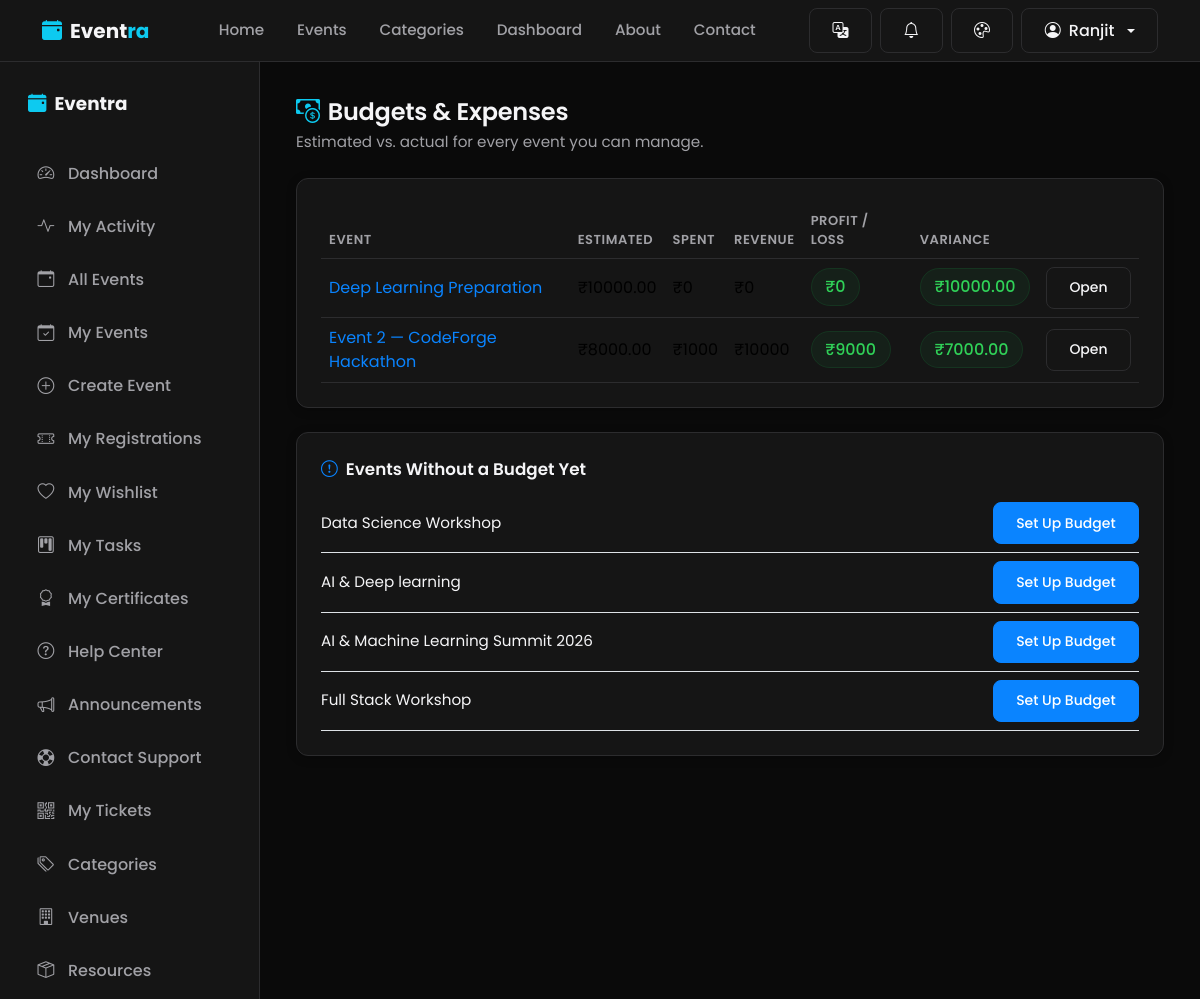
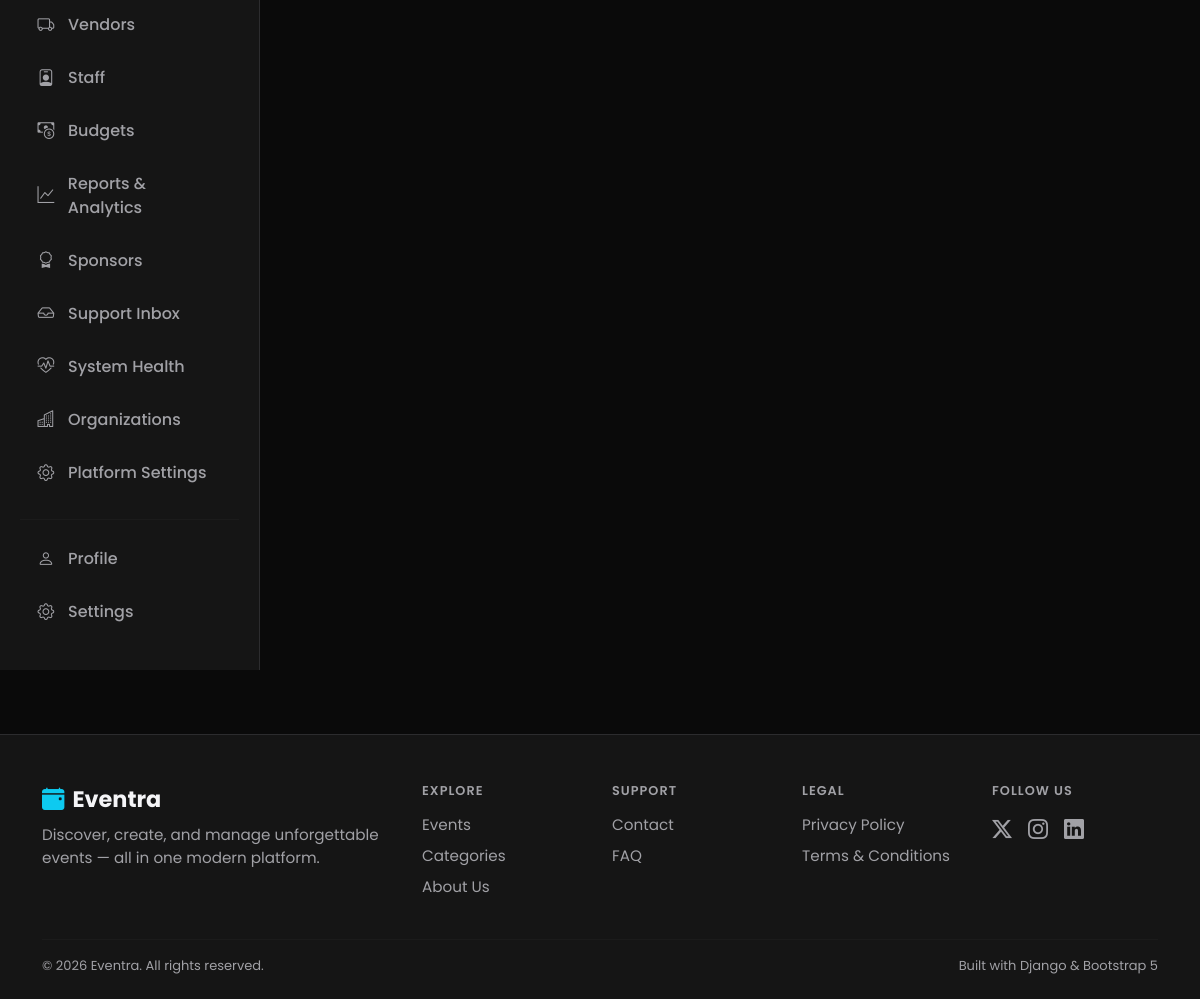
The page /budget/ (signed in) on the database its author committed (2 pictures, top to bottom).
### users/models.py (models this page shows, shortened)
class User(AbstractUser):
    SUPER_ADMIN = 'super_admin'
    ORGANIZER = 'organizer'
    STAFF = 'staff'
    VENDOR = 'vendor'
    VOLUNTEER = 'volunteer'
    PARTICIPANT = 'participant'
    ROLE_CHOICES = (
        (SUPER_ADMIN, 'Super Admin'),
        (ORGANIZER, 'Organizer'),
        (STAFF, 'Staff'),
        (VENDOR, 'Vendor'),
        (VOLUNTEER, 'Volunteer'),
        (PARTICIPANT, 'Participant'),
    )
    SELF_SERVICE_ROLES = (ORGANIZER, VENDOR, VOLUNTEER, PARTICIPANT)
    role = models.CharField(
        max_length=20,
        choices=ROLE_CHOICES,
        default=PARTICIPANT,
        help_text="Determines which dashboard and permissions the user gets.",
    )
    phone_number = models.CharField(max_length=15, blank=True)
    bio = models.TextField(max_length=300, blank=True)
    profile_image = models.ImageField(upload_to='profile_images/', blank=True, null=True)
    is_organizer = models.BooleanField(
        default=False,
        help_text="Organizers can create and manage events. Kept for backward "
                   "compatibility; automatically kept in sync with `role`."
    )
    created_at = models.DateTimeField(auto_now_add=True)
    @property
    def is_super_admin(self):
        return self.role == self.SUPER_ADMIN or self.is_superuser
    @property
    def can_manage_events(self):
        return self.role in (self.SUPER_ADMIN, self.ORGANIZER, self.STAFF) or self.is_superuser

### budget/models.py (models this page shows, shortened)
class EventBudget(models.Model):
    CONFIRMED_EXPENSE_STATUSES = ('approved', 'paid')
    event = models.OneToOneField(
        'events.Event', on_delete=models.CASCADE, related_name='budget'
    )
    estimated_budget = models.DecimalField(
        max_digits=12, decimal_places=2,
        help_text="What this event is expected to cost, set at planning time."
    )
    created_by = models.ForeignKey(
        settings.AUTH_USER_MODEL, on_delete=models.SET_NULL, null=True, blank=True,
        related_name='budgets_created'
    )
    created_at = models.DateTimeField(auto_now_add=True)
    updated_at = models.DateTimeField(auto_now=True)
    class Meta:
        ordering = ['-created_at']
    @property
    def direct_expenses_total(self):
        total = self.expenses.filter(
            status__in=self.CONFIRMED_EXPENSE_STATUSES
        ).aggregate(models.Sum('amount'))['amount__sum']
        return total or 0
    @property
    def vendor_payments_total(self):
        from vendors.models import VendorPayment
        total = VendorPayment.objects.filter(
            contract__event=self.event, status='paid'
        ).aggregate(models.Sum('amount'))['amount__sum']
        return total or 0
    @property
    def total_expenses(self):
        return self.direct_expenses_total + self.vendor_payments_total
    @property
    def sponsorship_deals_total(self):
        from sponsors.models import EventSponsorship
        total = EventSponsorship.objects.filter(
            event=self.event, status__in=EventSponsorship.CONFIRMED_STATUSES
        ).aggregate(models.Sum('amount'))['amount__sum']
        return total or 0
    @property
    def total_revenue(self):
        total = self.revenue_entries.aggregate(models.Sum('amount'))['amount__sum']
        return (total or 0) + self.sponsorship_deals_total
    @property
    def profit_or_loss(self):
        return self.total_revenue - self.total_expenses
    @property
    def is_profitable(self):
        return self.profit_or_loss >= 0
    @property
    def variance(self):
        return self.estimated_budget - self.total_expenses
    @property
    def is_over_budget(self):
        return self.variance < 0

### events/models.py (models this page shows, shortened)
class Event(models.Model):
    STATUS_CHOICES = (
        ('draft', 'Draft'),
        ('published', 'Published'),
        ('cancelled', 'Cancelled'),
        ('completed', 'Completed'),
    )
    title = models.CharField(max_length=200)
    slug = models.SlugField(max_length=220, unique=True, blank=True)
    description = models.TextField()
    category = models.ForeignKey(
        Category, on_delete=models.SET_NULL, null=True, related_name='events'
    )
    organizer = models.ForeignKey(
        settings.AUTH_USER_MODEL, on_delete=models.CASCADE, related_name='organized_events'
    )
    location = models.CharField(
        max_length=255,
        help_text="Free-text venue/location name, used when no registered Venue is selected."
    )
    venue = models.ForeignKey(
        'venues.Venue', on_delete=models.SET_NULL, null=True, blank=True,
        related_name='events',
        help_text="Optional: link to a managed Venue for booking, conflict detection, and capacity checks."
    )
    organization = models.ForeignKey(
        'organizations.Organization', on_delete=models.SET_NULL, null=True, blank=True,
        related_name='events',
        help_text=(
            "Optional: which Organization (tenant) this event belongs to. Nullable and additive — "
            "existing events with no organization are unaffected. See organizations.models.Organization "
            "for the scope of what this field does and does not enforce."
        )
    )
    start_date = models.DateTimeField()
    end_date = models.DateTimeField()
    capacity = models.PositiveIntegerField(default=50)
    price = models.DecimalField(max_digits=8, decimal_places=2, default=0)
    image = models.ImageField(upload_to='event_images/', blank=True, null=True)
    status = models.CharField(max_length=20, choices=STATUS_CHOICES, default='published')
    created_at = models.DateTimeField(auto_now_add=True)
    updated_at = models.DateTimeField(auto_now=True)
    class Meta:
        ordering = ['-start_date']
    def get_absolute_url(self):
        return reverse('events:event_detail', kwargs={'slug': self.slug})

### budget/views.py (the view)
# urls.py: path('', views.budget_list, name='budget_list'),
@role_required(*BUDGET_ROLES)
def budget_list(request):
    is_admin = request.user.is_super_admin or request.user.is_staff_role
    budgets = EventBudget.objects.select_related('event', 'event__organizer')
    events_without_budget = Event.objects.filter(budget__isnull=True)
    if not is_admin:
        budgets = budgets.filter(event__organizer=request.user)
        events_without_budget = events_without_budget.filter(organizer=request.user)
    context = {
        'budgets': budgets,
        'events_without_budget': events_without_budget,
    }
    return render(request, 'budget/budget_list.html', context)

### templates/budget/budget_list.html (shortened to what this page needs)
{% extends 'base.html' %}
{% block content %}
<div class="dashboard-layout">
  {% include 'includes/sidebar.html' %}
  <div class="dashboard-main">
    <div class="d-flex justify-content-between align-items-center flex-wrap gap-2 mb-4">
      <div>
        <h2 class="mb-1"><i class="bi bi-cash-coin text-info me-2"></i>Budgets & Expenses</h2>
        <p class="text-muted-custom mb-0">Estimated vs. actual for every event you can manage.</p>
      </div>
    </div>
    <div class="glass-card p-4 mb-4">
      {% if budgets %}
      <div class="table-responsive">
        <table class="table table-hover align-middle mb-0">
          <thead>
            <tr>
              <th>Event</th>
              <th>Estimated</th>
              <th>Spent</th>
              <th>Revenue</th>
              <th>Profit / Loss</th>
              <th>Variance</th>
              <th></th>
            </tr>
          </thead>
          <tbody>
            {% for budget in budgets %}
            <tr>
              <td><a href="{{ budget.event.get_absolute_url }}">{{ budget.event.title }}</a></td>
              <td>₹{{ budget.estimated_budget }}</td>
              <td>₹{{ budget.total_expenses }}</td>
              <td>₹{{ budget.total_revenue }}</td>
              <td>
                <span class="badge-soft {% if budget.is_profitable %}success{% else %}danger{% endif %}">₹{{ budget.profit_or_loss }}</span>
              </td>
              <td>
                <span class="badge-soft {% if budget.is_over_budget %}danger{% else %}success{% endif %}">
                  {% if budget.is_over_budget %}-₹{{ budget.variance_abs }}{% else %}₹{{ budget.variance }}{% endif %}
                </span>
              </td>
              <td><a href="{% url 'budget:budget_detail' budget.event.slug %}" class="btn btn-sm btn-outline-light">Open</a></td>
            </tr>
            {% endfor %}
          </tbody>
        </table>
      </div>
      {% else %}
      <p class="text-muted-custom mb-0">No budgets set up yet.</p>
      {% endif %}
    </div>
    {% if events_without_budget %}
    <div class="glass-card p-4">
      <div class="dashboard-panel-title"><span><i class="bi bi-exclamation-circle text-accent me-2"></i>Events Without a Budget Yet</span></div>
      <ul class="list-unstyled d-flex flex-column gap-2 mb-0">
        {% for event in events_without_budget %}
        <li class="d-flex justify-content-between align-items-center border-bottom pb-2 divider-soft">
          <a href="{{ event.get_absolute_url }}" class="text-reset">{{ event.title }}</a>
          <a href="{% url 'budget:budget_setup' event.slug %}" class="btn btn-sm btn-primary">Set Up Budget</a>
        </li>
        {% endfor %}
      </ul>
    </div>
    {% endif %}
  </div>
</div>
{% endblock %}

### templates/includes/navbar.html (shortened to what this page needs)
{% load static i18n %}
<nav class="navbar navbar-expand-lg site-navbar sticky-top">
  <div class="container">
    <a class="navbar-brand fw-bold d-flex align-items-center gap-2" href="{% url 'pages:home' %}">
      <i class="bi bi-calendar-event-fill text-info"></i>
      <span>Event<span class="text-info">ra</span></span>
    </a>
    <div class="collapse navbar-collapse" id="mainNavbar">
      <ul class="navbar-nav mx-auto mb-2 mb-lg-0 gap-lg-1">
        <li class="nav-item"><a class="nav-link {% if request.resolver_match.view_name == 'pages:home' %}active{% endif %}" href="{% url 'pages:home' %}">{% trans "Home" %}</a></li>
        <li class="nav-item"><a class="nav-link" href="{% url 'events:event_list' %}">{% trans "Events" %}</a></li>
        <li class="nav-item"><a class="nav-link" href="{% url 'categories:category_list' %}">{% trans "Categories" %}</a></li>
        {% if user.is_authenticated %}
        <li class="nav-item"><a class="nav-link" href="{% url 'dashboard:dashboard' %}">{% trans "Dashboard" %}</a></li>
        {% endif %}
        <li class="nav-item"><a class="nav-link" href="{% url 'pages:about' %}">{% trans "About" %}</a></li>
        <li class="nav-item"><a class="nav-link" href="{% url 'pages:contact' %}">{% trans "Contact" %}</a></li>
      </ul>
      <div class="d-flex align-items-center gap-2">
        <div class="dropdown">
          <button class="btn btn-outline-light d-flex align-items-center gap-1" type="button" id="langSwitcherBtn" data-bs-toggle="dropdown" aria-expanded="false" title="{% trans 'Change language' %}">
            <i class="bi bi-translate"></i>
          </button>
        </div>
        {% if user.is_authenticated %}
        <div class="dropdown">
          <button class="btn btn-outline-light position-relative d-flex align-items-center" type="button" id="notifBellBtn" data-bs-toggle="dropdown" aria-expanded="false" title="Notifications">
            <i class="bi bi-bell"></i>
          </button>
        </div>
        {% endif %}
        <div class="dropdown">
          <button class="btn btn-outline-light d-flex align-items-center" type="button" id="themeSwitcherBtn" data-bs-toggle="dropdown" aria-expanded="false" title="Change theme">
            <i class="bi bi-palette"></i>
          </button>
        </div>
        {% if user.is_authenticated %}
          <div class="dropdown">
            <button class="btn btn-outline-light dropdown-toggle d-flex align-items-center gap-2" type="button" data-bs-toggle="dropdown" aria-expanded="false">
              <i class="bi bi-person-circle"></i> {{ user.first_name|default:user.username }}
            </button>
          </div>
        {% else %}
          <a href="{% url 'users:login' %}" class="btn btn-outline-light">{% trans "Login" %}</a>
          <a href="{% url 'users:signup' %}" class="btn btn-primary">{% trans "Sign Up" %}</a>
        {% endif %}
      </div>
    </div>
  </div>
</nav>

### rows shown on the page
User: first_name "Ranjit"
EventBudget: event "Deep Learning Preparation", estimated_budget "10000.00", total_expenses "0", total_revenue "0", profit_or_loss "0", variance "10000.00"
EventBudget: event "Event 2 — CodeForge Hackathon", estimated_budget "8000.00", total_expenses "1000", total_revenue "10000", profit_or_loss "9000", variance "7000.00"
Event: title "Data Science Workshop"
Event: title "AI & Deep learning"
Event: title "AI & Machine Learning Summit 2026"
Event: title "Full Stack Workshop"
